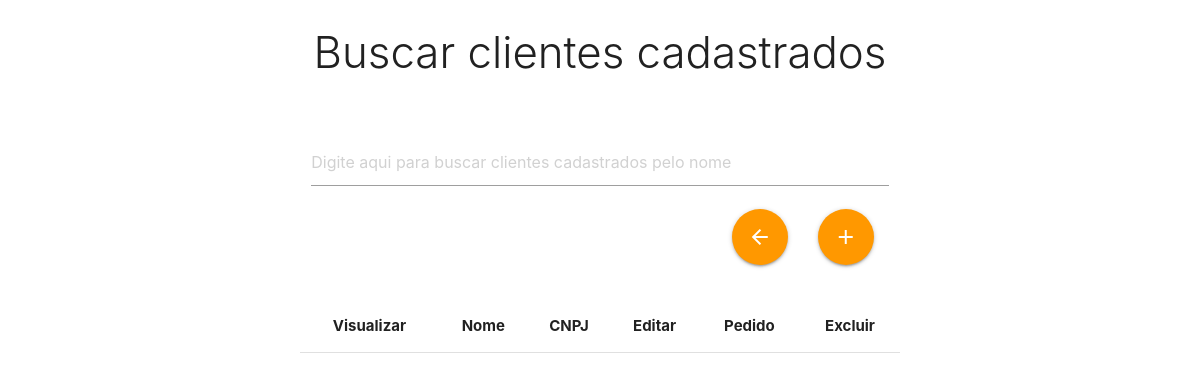
The page /cliente/clientes.php on the database as committed earlier.
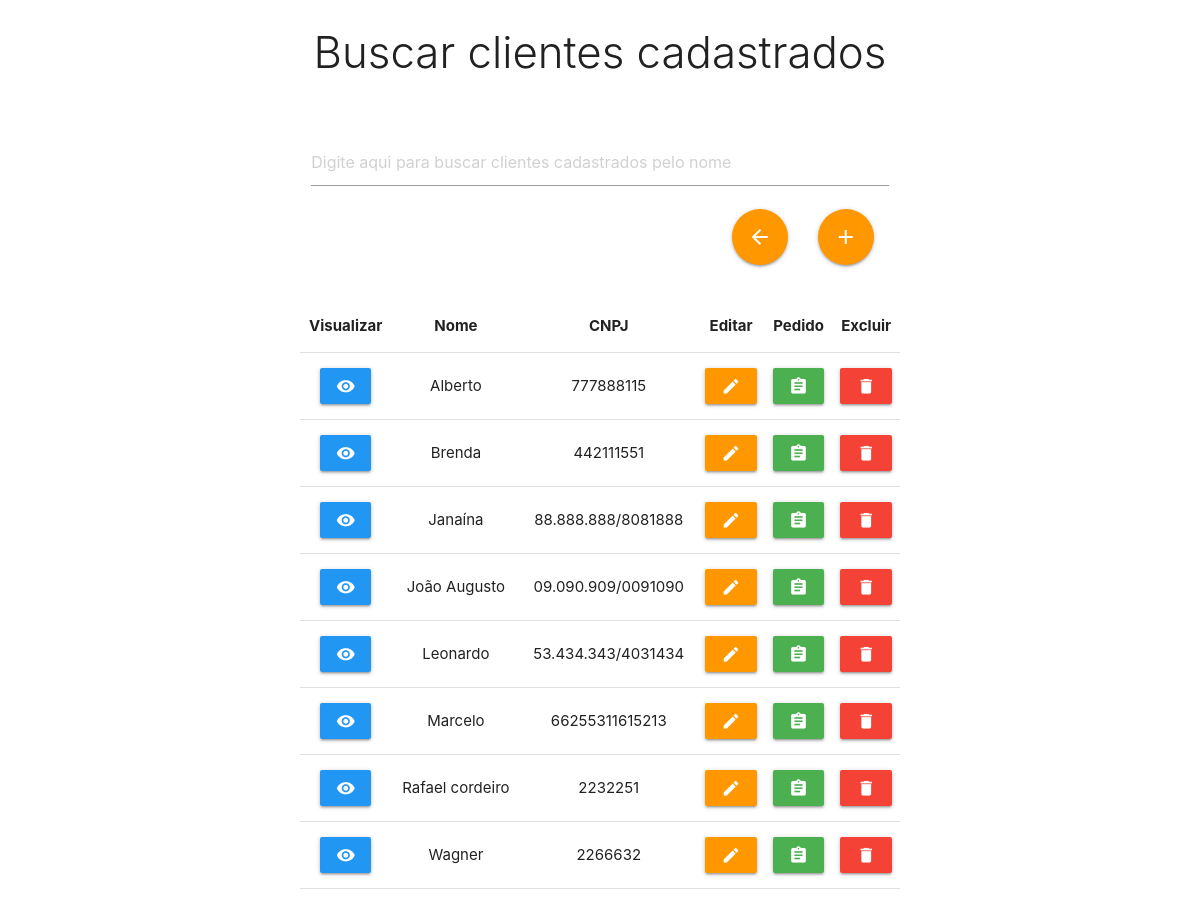
The same page on the database as committed later.
### tables this page shows
CREATE TABLE `cliente` (
  `id_cliente` int(11) NOT NULL,
  `nome` varchar(50) NOT NULL,
  `cnpj` varchar(18) NOT NULL,
  `ie` varchar(17) NOT NULL,
  `client` varchar(255) NOT NULL,
  `telefone` varchar(14) NOT NULL,
  `celular` varchar(15) NOT NULL,
  `email` varchar(255) NOT NULL,
  `cep` varchar(9) NOT NULL,
  `logradouro` varchar(255) NOT NULL,
  `numero` int(10) NOT NULL,
  `complemento` varchar(255) NOT NULL,
  `bairro` varchar(255) NOT NULL,
  `cidade` varchar(255) NOT NULL,
  `UF` char(2) NOT NULL
);

### cliente/clientes.php (the view, shortened to what this page needs)
<!DOCTYPE html>
<html lang="pt-br">
<head>
    <link rel="stylesheet" href="../css/main.css">
    <link rel="stylesheet" href="../css/table.css">
    <link rel="stylesheet" href="https://cdnjs.cloudflare.com/ajax/libs/materialize/1.0.0/css/materialize.min.css">
</head>
<body>
    <div class="row">
        <div class="center-align">
            <h3 class="light">Buscar clientes cadastrados</h3></br></br>
                <div class="col s12 m6 push-m3 ">
                    <input type="text" name="busca" id="busca" placeholder="Digite aqui para buscar clientes cadastrados pelo nome">
                    <a href="cadastrarCliente.php" class="btn-floating  btn-large waves-effect waves-light orange darken"><i class="material-icons">add</i></a>
                    <a href="../index.php" class="btn-floating btn-large waves-effect waves light orange darken"><i class="material-icons">arrow_back</i></a>
                </div>
        </div>
    </div>
    <div class='row'>
        <table class='highlight centered responsive-table'>
            <thead>
                <tr>
                    <th>Visualizar</th>
                    <th>Nome</th>
                    <th>CNPJ</th>
                    <th>Editar</th>
                    <th>Pedido</th>
                    <th>Excluir</th>
                </tr>
            </thead>
            <?php
                require_once '../banco/conexao.php';
                $query = "SELECT * FROM cliente ORDER BY nome ASC";
                $execut = mysqli_query($conexao,$query);
                while ($dados = mysqli_fetch_array($execut)){
                    $id = $dados['id_cliente'];
                    $nome = $dados['nome'];
                    $cnpj = $dados['cnpj'];
                    echo"
                        <tbody id = 'myTable'>
                            <tr>
                                <td>
                                    <form action='visualizarCliente.php' method='POST'>
                                        <input type = 'hidden' name = 'id_cliente' value = '$id'/>
                                        <button type='submit' class='btn waves-effect waves-light blue'><i class='material-icons'>remove_red_eye</i></button>
                                    </form>
                                </td>
                                <td>$nome</td>
                                <td>$cnpj</td>
                                <td>
                                    <form action = 'editarCliente.php' method = 'POST'>
                                        <input type = 'hidden' name = 'id_cliente' value = '$id'/>
                                        <button type='submit' class='btn waves-effect waves-light orange darken'><i class='material-icons'>edit</i></button>
                                    </form>
                                </td>
                                <td>
                                    <form action = '../pedidos/novo.php' method = 'POST'>
                                        <input type = 'hidden' name = 'id_cliente' value = '$id'/>
                                        <input type = 'hidden' name = 'nome' value = '$nome'/>
                                        <button type='submit' class='btn waves-effect waves-light green'><i class='material-icons'>assignment</i></button>
                                    </form>
                                </td>
                                <td>
                                    <div>
                                        <button data-target='modal1' class='btn modal-trigger waves-effect waves-light red'><i class='material-icons'>delete</i></button>
                                    </div>
                                                <input type = 'hidden' name = 'id_cliente' value = '$id'/>
                                </td>
                            </tr>
                        </tbody>
                    ";
                }
            ?>
        </table>
    </div>
</body>
</html>

### css/main.css (style rules this page uses)
a.btn-floating { margin: 15px; float: right; }
td { word-break: break-all; }

### css/table.css (style rules this page uses)
table.highlight { width: 50%; margin-left: 25%; }

Rows that differ between the two databases and show on the page:
added cliente: nome "Alberto", cnpj "777888115"
added cliente: nome "Brenda", cnpj "442111551"
added cliente: nome "Janaína", cnpj "88.888.888/8081888"
added cliente: nome "João Augusto", cnpj "09.090.909/0091090"
added cliente: nome "Leonardo", cnpj "53.434.343/4031434"
added cliente: nome "Marcelo", cnpj "66255311615213"
added cliente: nome "Rafael cordeiro", cnpj "2232251"
added cliente: nome "Wagner", cnpj "2266632"
